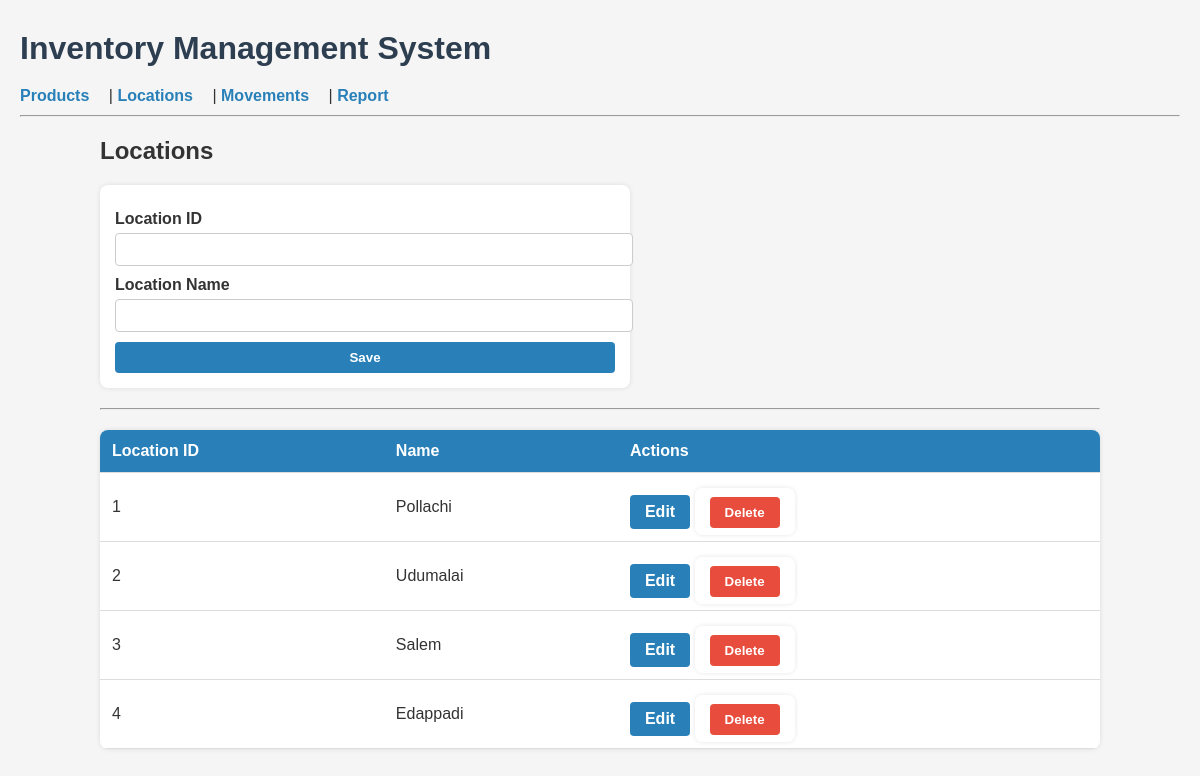
/locations, run on the app's committed database.
### app.py (models this page shows)
class Location(db.Model):
    location_id = db.Column(db.String(50), primary_key=True)
    name = db.Column(db.String(100), nullable=False)

### app.py (the view)
@app.route('/locations', methods=['GET', 'POST'])
def locations():
    form = LocationForm()
    if form.validate_on_submit():
        db.session.add(Location(location_id=form.location_id.data, name=form.name.data))
        db.session.commit()
        return redirect(url_for('locations'))
    all_locations = Location.query.all()
    return render_template('locations.html', locations=all_locations, form=form)

### app.py
class LocationForm(FlaskForm):
    location_id = StringField('Location ID', validators=[DataRequired()])
    name = StringField('Location Name', validators=[DataRequired()])
    submit = SubmitField('Save')

### templates/locations.html (shortened to what this page needs)
{% extends "base.html" %}
{% block content %}
<h2>Locations</h2>
<div class="form-container">
<form method="POST">
    {{ form.location_id.label }} {{ form.location_id() }}<br>
    {{ form.name.label }} {{ form.name() }}<br>
    {{ form.submit(class="btn") }}
</form>
</div>
<hr>
<table>
<tr><th>Location ID</th><th>Name</th><th>Actions</th></tr>
{% for l in locations %}
<tr>
    <td>{{ l.location_id }}</td>
    <td>{{ l.name }}</td>
    <td>
        <a class="btn" href="{{ url_for('edit_location', location_id=l.location_id) }}">Edit</a>
        <form action="{{ url_for('delete_location', location_id=l.location_id) }}" method="POST" style="display:inline;">
            <button class="btn btn-delete" type="submit" onclick="return confirm('Are you sure?');">Delete</button>
        </form>
    </td>
</tr>
{% endfor %}
</table>
{% endblock %}

### static/style.css (style rules this page uses)
body { font-family: Arial, sans-serif; margin:20px; background:#f5f5f5; color:#333; }
form { background:#fff; padding:15px; border-radius:8px; box-shadow:0 0 5px rgba(0,0,0,0.1); max-width:500px; }
form label { display:block; margin-top:10px; font-weight:bold; }
form input, form select { width:100%; padding:8px; margin-top:5px; border-radius:4px; border:1px solid #ccc; }
.btn { display:inline-block; background:#2980b9; color:#fff !important; padding:8px 15px; margin-top:10px; border-radius:4px; text-decoration:none; font-weight:bold; cursor:pointer; border:none; }
.btn-delete { background:#e74c3c; }
table { width:100%; border-collapse:collapse; margin-top:20px; background:#fff; border-radius:8px; overflow:hidden; box-shadow:0 0 5px rgba(0,0,0,0.1); }
th, td { padding:12px; text-align:left; border-bottom:1px solid #ddd; }
th { background:#2980b9; color:#fff; font-weight:bold; }
.form-container { margin-bottom:20px; }

### data on the page
Location: location_id "1", name "Pollachi"
Location: location_id "2", name "Udumalai"
Location: location_id "3", name "Salem"
Location: location_id "4", name "Edappadi"
